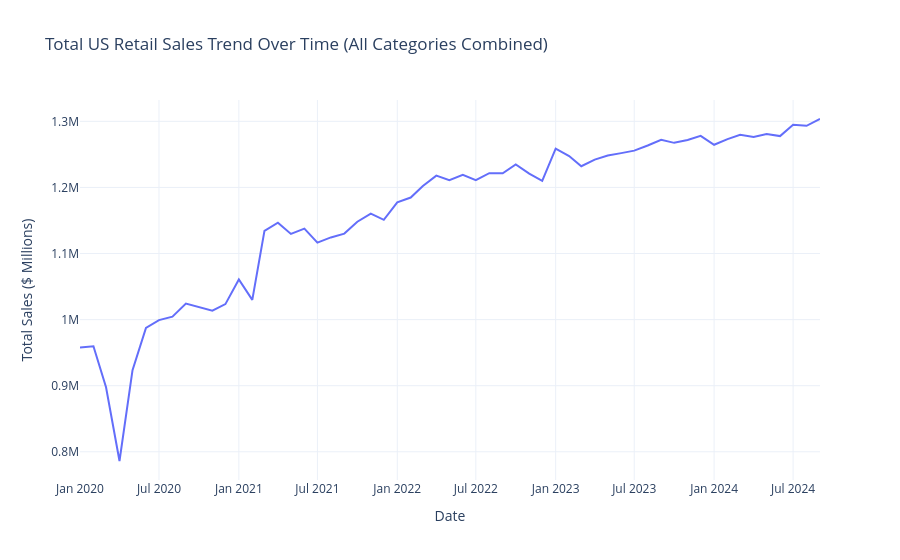

This figure's notebook cell:
### Code cell
import plotly.express as px
# 1. Group by month and sum the sales across all categories
df_trend = (
    data[data["Estimate_Type"] == "adjusted"]
    .dropna(subset=["Sales"])
    .groupby("Sales_Month", as_index=False)["Sales"]
    .sum()
)

# 2. Create the trend line
fig = px.line(
    df_trend,
    x="Sales_Month",
    y="Sales",
    title="Total US Retail Sales Trend Over Time (All Categories Combined)",
    labels={"Sales_Month": "Date", "Sales": "Total Sales ($ Millions)"},
    template="plotly_white",
)

fig.update_layout(hovermode="x unified")
fig.show()

### Figure 1 — Plotly figure (JSON) as saved in the notebook; plotly's stock layout.template omitted (floating-point values rounded to 4 significant figures)
{"data": [{"hovertemplate": "Date=%{x}<br>Total Sales ($ Millions)=%{y}<extra></extra>", "legendgroup": "", "line": {"color": "#636efa", "dash": "solid"}, "marker": {"symbol": "circle"}, "mode": "lines", "name": "", "orientation": "v", "showlegend": false, "type": "scatter", "x": ["2020-01-01", "2020-02-01", "2020-03-01", "2020-04-01", "2020-05-01", "2020-06-01", "2020-07-01", "2020-08-01", "2020-09-01", "2020-10-01", "2020-11-01", "2020-12-01", "2021-01-01", "2021-02-01", "2021-03-01", "2021-04-01", "2021-05-01", "2021-06-01", "2021-07-01", "2021-08-01", "2021-09-01", "2021-10-01", "2021-11-01", "2021-12-01", "2022-01-01", "2022-02-01", "2022-03-01", "2022-04-01", "2022-05-01", "2022-06-01", "2022-07-01", "2022-08-01", "2022-09-01", "2022-10-01", "2022-11-01", "2022-12-01", "2023-01-01", "2023-02-01", "2023-03-01", "2023-04-01", "2023-05-01", "2023-06-01", "2023-07-01", "2023-08-01", "2023-09-01", "2023-10-01", "2023-11-01", "2023-12-01", "2024-01-01", "2024-02-01", "2024-03-01", "2024-04-01", "2024-05-01", "2024-06-01", "2024-07-01", "2024-08-01", "2024-09-01"], "xaxis": "x", "y": [957800.0, 959700.0, 897600.0, 786100.0, 923500.0, 987500.0, 999200.0, 1005000.0, 1024000.0, 1019000.0, 1014000.0, 1023000.0, 1061000.0, 1030000.0, 1134000.0, 1147000.0, 1130000.0, 1138000.0, 1117000.0, 1124000.0, 1130000.0, 1148000.0, 1161000.0, 1151000.0, 1178000.0, 1185000.0, 1202000.0, 1218000.0, 1211000.0, 1219000.0, 1211000.0, 1222000.0, 1222000.0, 1235000.0, 1221000.0, 1210000.0, 1259000.0, 1247000.0, 1232000.0, 1242000.0, 1248000.0, 1252000.0, 1256000.0, 1264000.0, 1272000.0, 1267000.0, 1272000.0, 1278000.0, 1265000.0, 1273000.0, 1280000.0, 1276000.0, 1281000.0, 1278000.0, 1295000.0, 1293000.0, 1304000.0], "yaxis": "y"}], "layout": {"hovermode": "x unified", "legend": {"tracegroupgap": 0}, "title": {"text": "Total US Retail Sales Trend Over Time (All Categories Combined)"}, "xaxis": {"anchor": "y", "domain": [0, 1], "title": {"text": "Date"}}, "yaxis": {"anchor": "x", "domain": [0, 1], "title": {"text": "Total Sales ($ Millions)"}}}}
